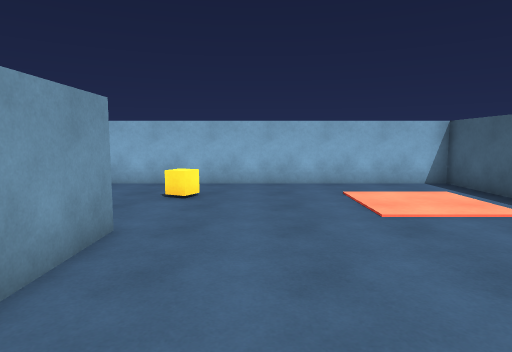
[1] (above)

16 first-person views from a walk through a scene from a Unity 3-D project. The camera is 1.5 m above the floor, tilts 6° down and sees 75° across. The floor is counted in squares, 1 m on a side. Each view is taken from the middle of a square. On the plan, view 1 faces up. The plan holds only what a view shows up to about 15 squares ahead; the rest is blank. The player character is not drawn.

[2]
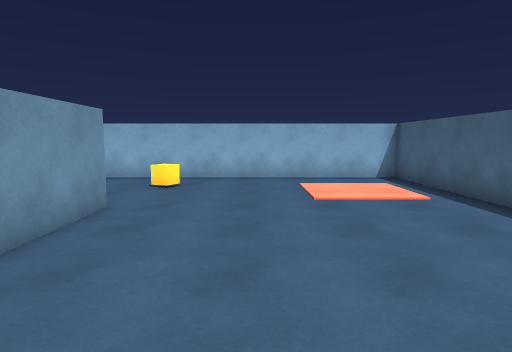

[3]
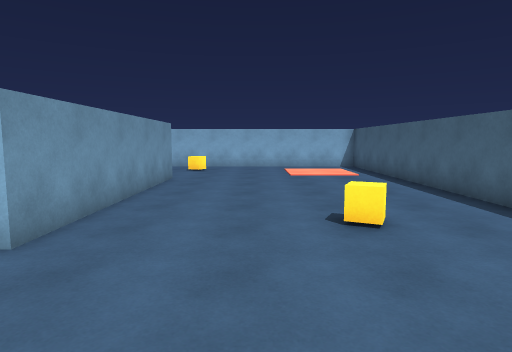

[4]
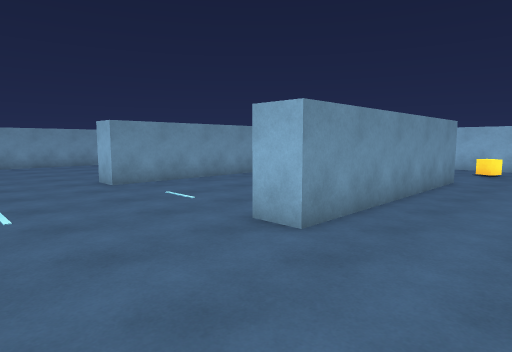

[5]
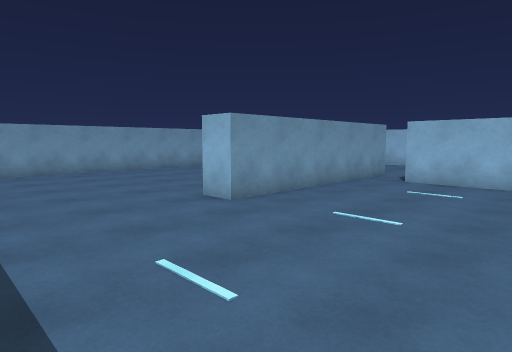

[6]
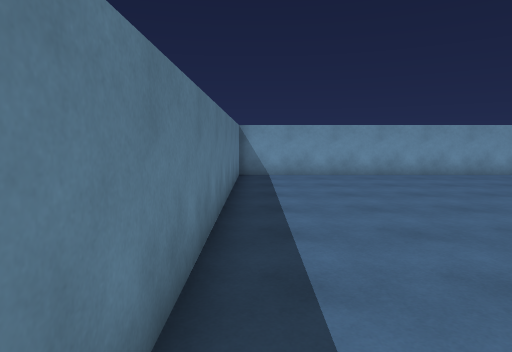

[7]
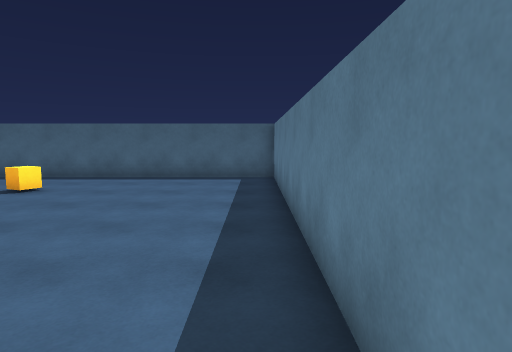

[8]
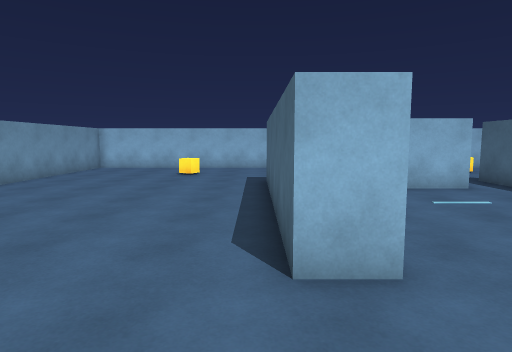

[9]
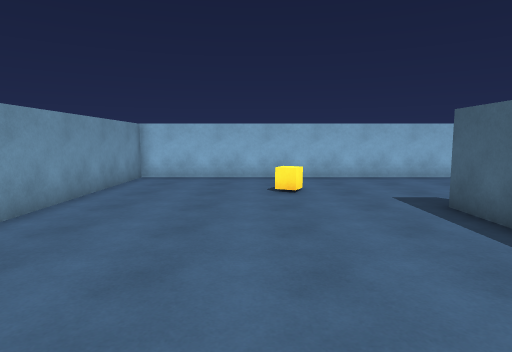

[10]
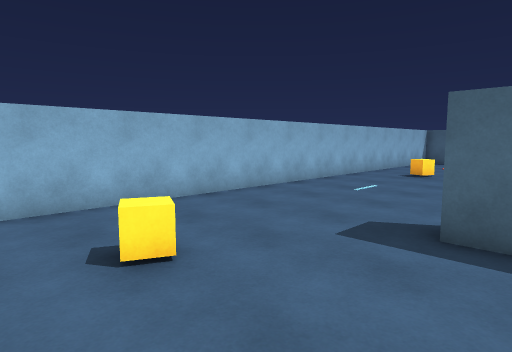

[11]
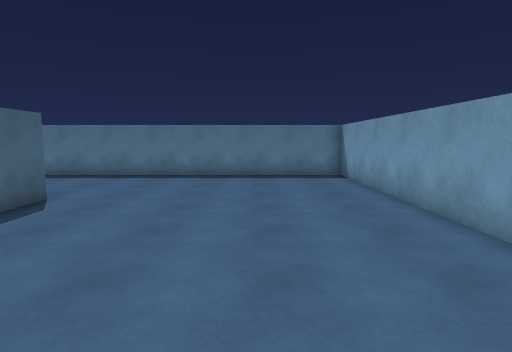

[12]
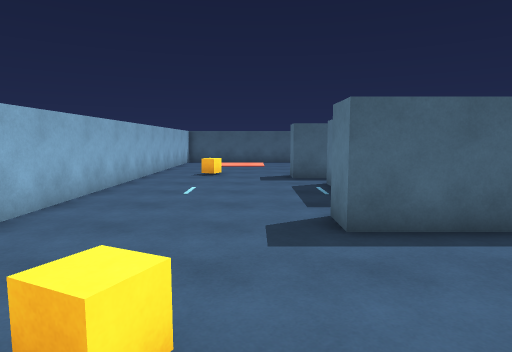

[13]
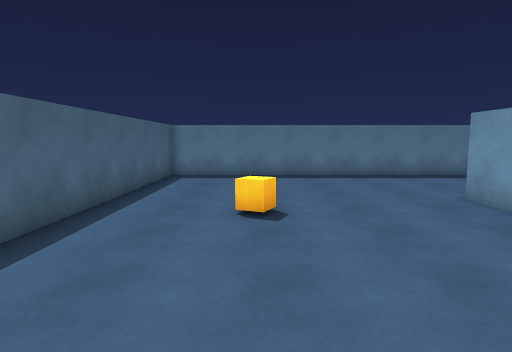

[14]
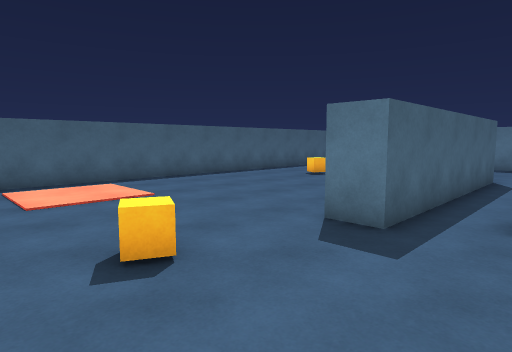

[15]
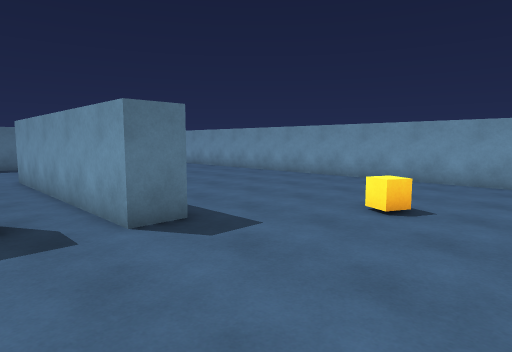

[16]
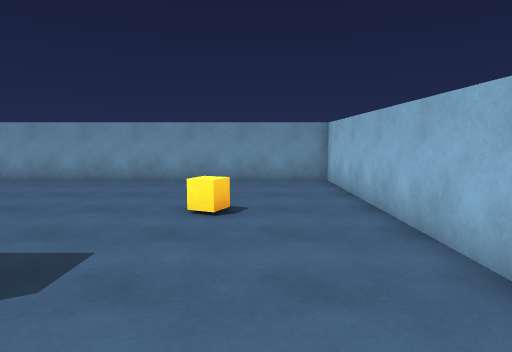

### Floor plan
Points are (right, up) in squares from view 1. A wall is a line through its corners. A room is listed if a view was taken in it or the views show most of it. See-through windows are left out.
Room 1 (views 1, 2, 3, 4, 5, 6, 7, 8, 9, 10, 11, 12, 13, 14, 15, 16)
walls: (-5.1, 3.5) (-8.8, 3.5); (-6, 4.5) (-5.2, 4.5); (-10.4, -3.5) (-11.6, -3.5) (-11.6, 5.5) (-10.4, 5.5) (-10.4, -3.5); (-3.6, -3.5) (-3.6, 5.5) (-2.4, 5.5) (-2.4, -3.5) (-3.6, -3.5); (6.7, -9.7) (6.7, 11.7) (-20.8, 11.7) (-20.8, -9.7) (6.7, -9.7)
objects: other object (-15, 8); other object (-2, 9); other object (3, -2)

Positions as (right, up) in squares from view 1, and headings:
1: (0, 0), facing up
2: (1, -2), facing up
3: (1, -8), facing up
4: (1, -8), facing up-left
5: (-4, -9), facing up-left
6: (-6, -9), facing left
7: (-7, -9), facing right
8: (-12, -7), facing up
9: (-16, -2), facing up
10: (-17, 4), facing up-right
11: (-17, 5), facing down
12: (-17, 7), facing right
13: (3, 5), facing down
14: (-6, 11), facing down-right
15: (-8, 11), facing down-left
16: (-8, 9), facing left
